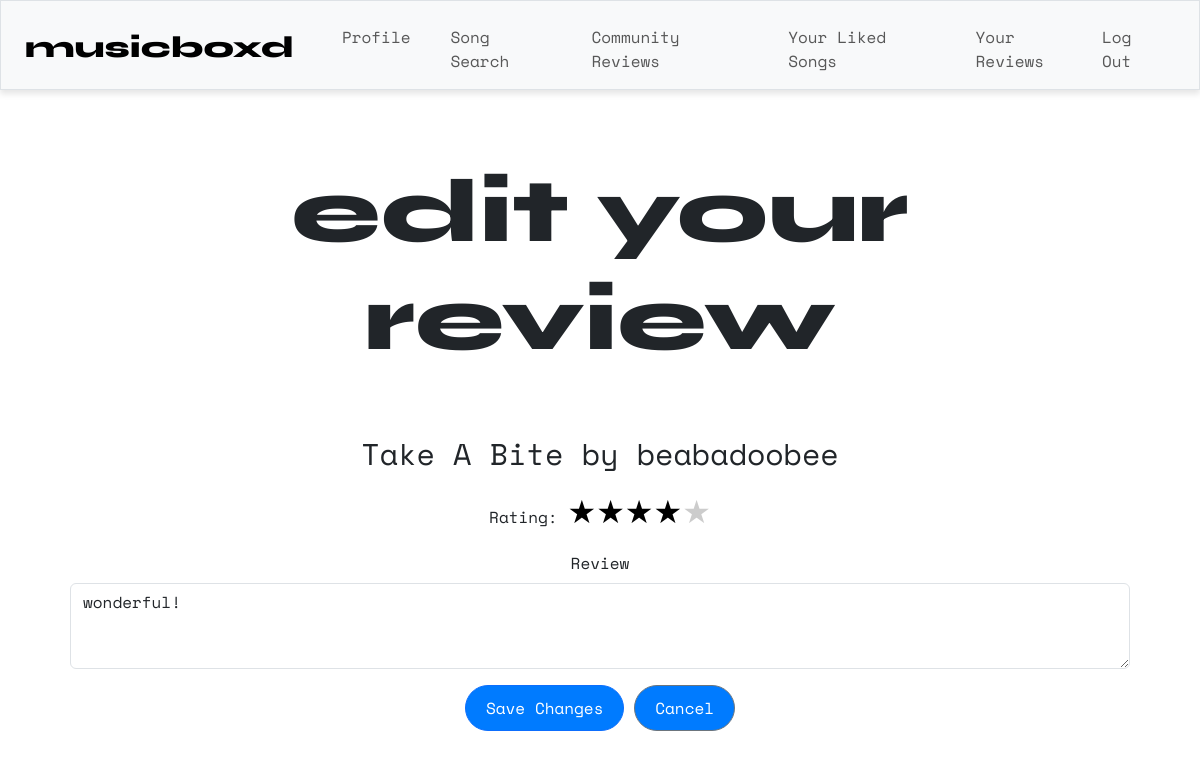
Page /edit_review/12 (signed in) on the committed database.
### tables this page shows
CREATE TABLE songs ( id TEXT PRIMARY KEY, title TEXT NOT NULL, artist TEXT NOT NULL);

CREATE TABLE reviews ( id INTEGER PRIMARY KEY, review TEXT NOT NULL, rating INTEGER NOT NULL, user_id INTEGER NOT NULL, song_id TEXT NOT NULL, timestamp DATETIME DEFAULT CURRENT_TIMESTAMP, FOREIGN KEY (user_id) REFERENCES users (id), FOREIGN KEY (song_id) REFERENCES songs (id) );

### app.py (the view, shortened to what this page needs)
@app.route("/edit_review/<int:review_id>", methods=["GET", "POST"])
@login_required
def edit_review(review_id):
    try:
        review = db.execute("""
            SELECT reviews.*, songs.title AS song_title, songs.artist AS song_artist
            FROM reviews
            JOIN songs ON reviews.song_id = songs.id
            WHERE reviews.id = ? AND reviews.user_id = ?
        """, review_id, session["user_id"])
        if not review:
            error_message = "An error occurred while editing your review."
            return render_template("song.html", error_message=error_message, song_id=song_id)
        if request.method == "GET":
            return render_template("edit_review.html", review=review[0])
    except Exception:
        error_message = "An error occurred while editing your review."
        return render_template("profile.html", error_message=error_message)

### helpers.py (called while the page is built)
def login_required(f):
    @wraps(f)
    def decorated_function(*args, **kwargs):
        if session.get("user_id") is None:
            return redirect("/login")
        return f(*args, **kwargs)
    return decorated_function

### templates/edit_review.html (shortened to what this page needs)
{% extends "layout.html" %}
{% block main %}
<div class="container">
    <h1 class="syne">edit your<br>review</h1>
    <br>
    <h2>{{ review.song_title }} by {{ review.song_artist }}</h2>
    <form action="{{ url_for('edit_review', review_id=review.id) }}" method="POST">
        <div class="mb-3">
            <label for="rating">Rating:</label>
            <div class="stars-input">
                {% for star in range(5, 0, -1) %}
                    <label for="star{{ star }}">★</label>
                {% endfor %}
            </div>
        </div>
        <div class="mb-3">
            <label for="review" class="form-label">Review</label>
            <textarea class="form-control" id="review" name="review" rows="3">{{ review.review }}</textarea>
        </div>
        <button type="submit" class="btn btn-primary">Save Changes</button>
        <a href="{{ url_for('all_reviews') }}" class="btn btn-secondary">Cancel</a>
    </form>
</div>
{% endblock %}

### static/styles.css (style rules this page uses)
h1 { font-size: 90px; }
h2 { font-size: 30px; margin-top: 30px; margin-bottom: 15px; }
.btn { display: inline-block; padding: 10px 20px; background-color: #007bff; color: white; text-align: center; text-decoration: none; border-radius: 50px; font-size: 16px; cursor: pointer; transition: background-color 0.3s ease; }
.container { padding: 20px; }
body { background-color: #ffffff; font-family: "Space Mono"; overflow: visible; }
.syne { font-family: "Syne", sans-serif; font-optical-sizing: auto; font-weight: 800; font-style: normal; }
.stars-input { display: inline-flex; direction: rtl; }
.stars-input label { font-size: 2rem; color: #ccc; cursor: pointer; transition: color 0.2s ease-in-out; }
.stars-input input:checked ~ label, .stars-input label:hover, .stars-input label:hover ~ label { color: #000000; }

### rows in the picture
songs: song_title "Take A Bite", song_artist "beabadoobee"
reviews: review "wonderful!"
